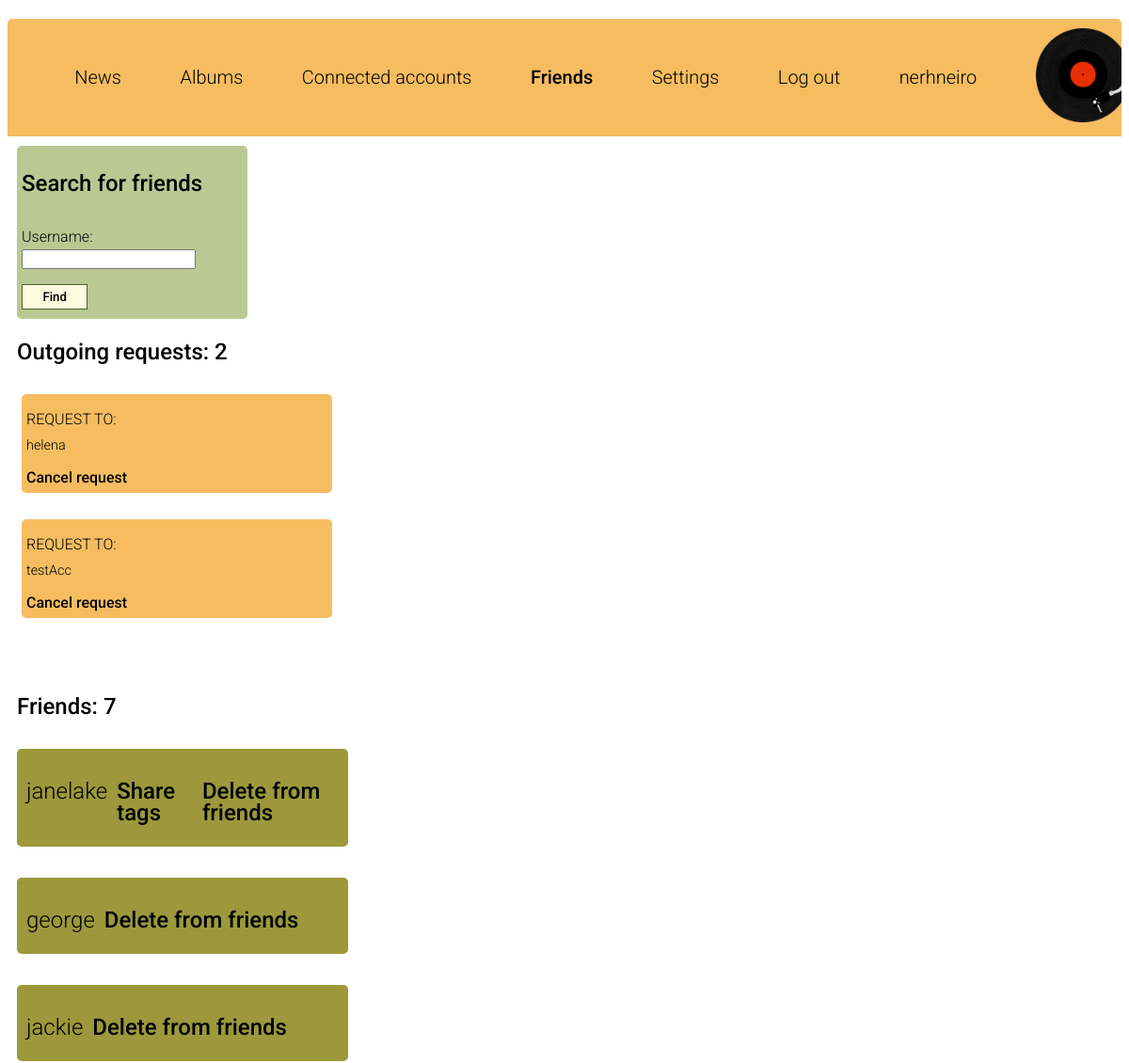
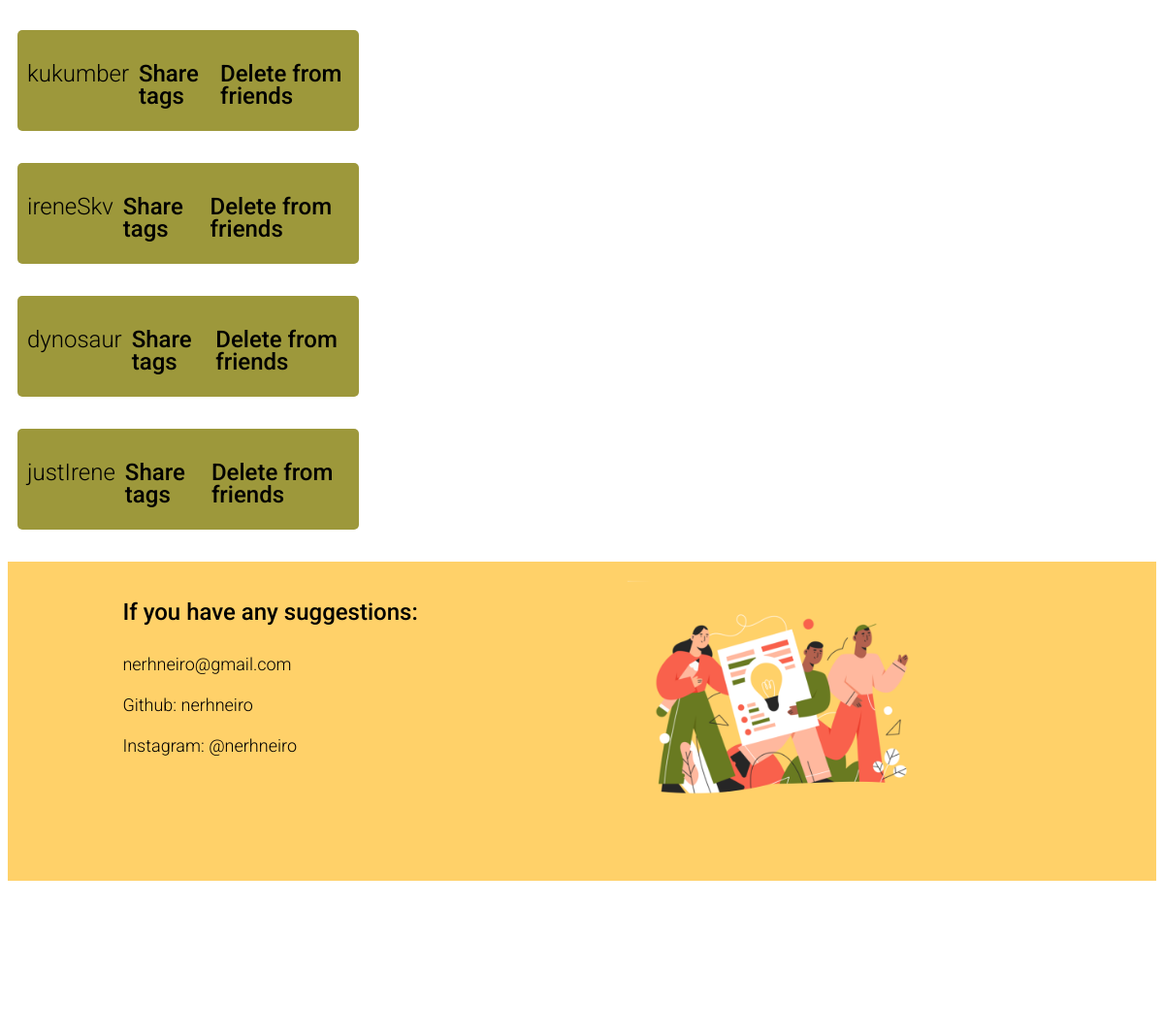
Screenshot of /friends/ (signed in) with the database file from the repository (2 pictures, top to bottom).
### authapp/models.py (models this page shows)
class SiteUser(AbstractUser):
    avatar = models.ImageField(upload_to='users_avatars', blank=True)
    age = models.PositiveIntegerField(verbose_name='age', null=True, blank=True)
    albums = models.ManyToManyField(Album, verbose_name='albums', blank=True, related_name='album_users')
    email = models.EmailField(unique=True, verbose_name='email')
    country = models.CharField(max_length=128, blank=True, null=True, verbose_name='country')
    passwordYM = models.CharField(max_length=1024, blank=True, verbose_name='Yandex Music password')
    emailYM = models.EmailField(max_length=128, null=True, blank=True, verbose_name='yandex Music email')
    passwordSP = models.CharField(max_length=1024, null=True, blank=True, verbose_name='Spotify password')
    idSP = models.CharField(max_length=1024, blank=True, verbose_name='Spotify user id')
    clientIdSP = models.CharField(max_length=1024, blank=True, verbose_name='Spotify client id project')
    clientSecretSP = models.CharField(max_length=1024, null=True, blank=True, verbose_name="Client secret Spotify project")
    tokenAccessSP = models.CharField(max_length=1024, null=True, blank=True, verbose_name='Spotify access token')
    tokenRefreshSP = models.CharField(max_length=1024, null=True, blank=True, verbose_name='Spotify refresh token')
    tokenReserveSP = models.CharField(max_length=1024, null=True, blank=True, verbose_name='Spotify reserve token')
    codeSP = models.CharField(max_length=1024, null=True, blank=True, verbose_name='Spotify code')
    redirectUriSP = models.CharField(max_length=1024, null=True, blank=True, verbose_name='Spotify redirect uri project')
    emailSP = models.EmailField(max_length=128, null=True, blank=True, verbose_name='Spotify email')
    passwordVK = models.CharField(max_length=1024, blank=True, verbose_name='VK password')
    idVK = models.CharField(max_length=1024, blank=True, verbose_name='VK id')
    tokenVK = models.CharField(max_length=1024, blank=True, verbose_name='VK token')
    emailVK = models.EmailField(max_length=128, blank=True, verbose_name='VK email')
    numberVK = models.PositiveIntegerField(verbose_name='VK number', null=True, blank=True)
    friends = models.ManyToManyField("SiteUser", blank=True, related_name="friend_to")
    friendRequests = models.ManyToManyField("FriendRequest", blank=True, related_name="to_this_user")

class FriendRequest(models.Model):
    user_from = models.ForeignKey("SiteUser", null=True, verbose_name='request from', on_delete=models.CASCADE, related_name='user_from')
    user_to = models.ForeignKey("SiteUser", null=True, verbose_name='request to', on_delete=models.CASCADE, related_name='user_to')
    accepted = models.BooleanField(default=False, verbose_name='friend request accepted')

### mainapp/views.py (the view, shortened to what this page needs)
# urls.py: path('friends/', mainapp.friends, name='friends'),
def friends(request):
    friendRequests = []
    friends_found = []
    outgoingRequests = []
    unacceptedRequests = []
    tagShareRequestsUnaccepted = []
    tagShareRequestsSent = []
    createdTags = []
    if request.user.is_authenticated:
        authenticated = True
        username = request.user.username
        log_link = 'auth:logout'
        log_message = 'Log out'
        friends = request.user.friends.all()
        tagShareReqUnaccepted = TagShareRequest.objects.filter(user_to_pk=request.user.pk)
        tagShareReqSent = TagShareRequest.objects.filter(user_from_pk=request.user.pk)
        unacceptedRequests = FriendRequest.objects.all().filter(user_to=request.user)
        createdTags = Tag.objects.filter(user_pk=request.user.pk, user_from_pk=request.user.pk)
        for req in tagShareReqUnaccepted:
            tagShareRequestsUnaccepted.append(tagShareRequestClass(user_to_pk=req.user_to_pk, user_from_pk=req.user_from_pk, tags=req.tags.all(), pk=req.pk))
        for req in tagShareReqSent:
            tagShareRequestsSent.append(tagShareRequestClass(user_to_pk=req.user_to_pk, user_from_pk=req.user_from_pk, tags=req.tags.all(), pk=req.pk))
        if request.method == "POST":
            form = friendRequestForm(request.POST)
            if form.is_valid():
                friends_username = form.cleaned_data['friend_name']
                friends_found = SiteUser.objects.all().filter(username__contains=friends_username).exclude(username=request.user.username).exclude(friend_to=request.user)
                if len(friends_found) > 5:
                    friends_found = friends_found[:5]
        else:
            form = friendRequestForm()
        outgoingRequests = FriendRequest.objects.all().filter(user_from=request.user)
        friendReq = FriendRequest.objects.all().filter(user_to=request.user)
        for i in range(0, len(friendReq)):
            friendRequests.append(friendReq[i])
    context = {
        'authenticated': authenticated,
        'log_message': log_message,
        'log_link': log_link,
        'username': username,
        'friends_found': friends_found,
        'form': form,
        'friendRequests': friendRequests,
        'friends': friends,
        'tagShareRequestsSent': tagShareRequestsSent,
        'tagShareRequestsUnaccepted': tagShareRequestsUnaccepted,
        'unacceptedRequests': unacceptedRequests,
        'outgoingRequests': outgoingRequests,
        'createdTags': createdTags,
    }
    return render(request, 'mainapp/friends.html', context)

### mainapp/forms.py
class friendRequestForm(forms.Form):
    friend_name = forms.CharField(label="Username", max_length=128)

### mainapp/templates/mainapp/friends.html (shortened to what this page needs)
{% extends 'mainapp/base.html' %}
{% load static %}
{%  block menu %}
    <div class="menu">
       <div class="menu-elements">
        <ul class="menu-list">
            <li class="menu-element"><a class="menu-element-href" href="{% url 'mainapp:main' %}">News</a></li>
            <li class="menu-element"><a class="menu-element-href" href="{% url 'mainapp:playlists' %}">Albums</a></li>
            <li class="menu-element"><a class="menu-element-href" href="{% url 'mainapp:accounts' %}">Connected accounts</a></li>
            {% if authenticated %} <li class="menu-element"><a class="menu-element-pressed" href="{% url 'mainapp:friends' %}">Friends</a></li> {% endif %}
            <li class="menu-element"><a href="{% url 'auth:edit' %}"  class="menu-element-href">Settings</a></li>
            <li class="log-out-element"><a class="menu-element-href" href="{% url 'auth:logout' %}">{{ log_message}}</a></li>
            {% if username != '' %}<li class="menu-element-name"><a href="{% url 'mainapp:account' %}">{{ username }}</a></li>
            {% endif %}
            <li class="photo-element"><a href="{% url 'mainapp:account' %}" ><img src="{% static 'img/gramophone.png' %}" alt="photo"></a></li>
        </ul>
    </div>
    </div>
{%  endblock %}
{%  block content %}
    <div class="friends-page-main">
    <div class="friends-search-form-block">
        <p class="friends-page-main-header">Search for friends</p>
    <form class="friends_form" method="post" action="{% url 'mainapp:friends' %}">
    {{ form.as_p }}
    <button class="friends-button" name="find">Find</button>
    </form>
    </div>
    {% if outgoingRequests|length > 0 %} <p class="friends-page-main-header">Outgoing requests: {{ outgoingRequests|length }}</p> {% endif %}
    {% for i in outgoingRequests %}
        <div class="outgoingRequests-block">
        <p>REQUEST TO: <p class="friend-username"> {{ i.user_to }} </p></p>
        <a class='friend-button' href="{% url "mainapp:cancelFriendRequest" i.user_to.pk %}">Cancel request</a>
        </div>
        <br>
    {% endfor %}
    <br>
    <br>
    {% if friends|length > 0 %} <p class="friends-page-main-header">Friends: {{ friends|length }}</p> {% endif %}
    {% for friend in friends %}
        <div class="friend-block">
        <div class="friend-block-inside">
        <p class="friend-block-inside-name">{{ friend.username }}</p>
           {% if friend.passwordYM !=  '' and friend.passwordYM != None and createdTags|length > 0 or friend.clientIdSP != '' and friend.clientIdSP != None and createdTags|length > 0 %} <p class="friend-block-inside-p-button"><a class='friend-button' href="{% url 'mainapp:shareTags' friend.pk %}">Share tags</a></p>
               {% endif %} <p class="friend-block-inside-p-button"><a class='friend-button' href="{% url 'mainapp:deleteFriend' friend.pk %}">Delete from friends</a></p>
        </div>
        </div>
    {% endfor %}
    </div>
{%  endblock %}
{%  block footer %}
    <div class="footer">
    <div class="footer-inside">
    <div class="contacts">
        <p class="contacts-p">If you have any suggestions:</p>
        <p class="contacts-gmail">nerhneiro@gmail.com</p>
        <p class="contacts-github">Github: nerhneiro</p>
        <p class="contacts-ig">Instagram: @nerhneiro</p>
    </div>
    </div>
    </div>
{% endblock %}

### mainapp/templates/mainapp/base.html (shortened to what this page needs)
{% load static %}
<!DOCTYPE html>
<html lang="en">
<head>
    {% block css %}
    <link rel="stylesheet" type="text/css" href="{% static 'css/main.css' %} ">
    {% endblock %}
</head>
<body>
{%  block menu %}
{% endblock %}
        {% block content %}
        {% endblock %}
{%  block footer %}
{% endblock %}
</body>
</html>

### static/css/main.css (style rules this page uses)
.menu-list { display: flex; width: 100%; padding-top: 10px; font-size: 2.5vh; }
.menu-element { float: left; }
.menu-elements { display: inline-block; width: 100%; }
.menu { width: 100%; padding-bottom: 10px; background-color: #f6bd60; border-top-left-radius: 5px; border-top-right-radius: 5px; }
ul, li { display: block; margin: auto; }
.menu-element-pressed { color: black; text-decoration: none; font-family: 'Roboto'; line-height: 23px; font-weight: 500; }
.menu-element-href { color: black; text-decoration: none; font-family: 'Roboto'; font-weight: 300; line-height: 23px; letter-spacing: 0em; text-align: left; }
.menu-element-name { color: black; font-family: 'Roboto'; font-size: 2.5vh; font-weight: 300; line-height: 23px; letter-spacing: 0em; text-align: left; }
.menu-element-name a { text-decoration: none; color: black; font-family: 'Roboto'; font-weight: 300; line-height: 23px; letter-spacing: 0em; }
.menu { margin-top: 12px; }
.log-out-element { float: right; }
.photo-element { float: right; vertical-align: center; }
.photo-element img { height: 100px; }
html, body { max-width: 100%; overflow-x: hidden; }
.footer { height: 30em; background-image: url("../../static/img/idea-background.png"); width: 100%; background-size: 100%; background-repeat: no-repeat; }
.footer-inside { width: 80%; margin: auto; }
.contacts { padding-top: 10px; color: black; font-family: 'Roboto'; line-height: 12px; font-weight: 300; }
.contacts-p { color: black; font-family: 'Roboto'; font-size: 2vw; line-height: 3vw; font-weight: 500; }
.contacts-github { font-size: 1.5vw; line-height: 2vw; }
.contacts-gmail { font-size: 1.5vw; line-height: 2vw; }
.contacts-ig { font-size: 1.5vw; line-height: 2vw; }
.friend-block { background-color: #9d983b; width: 30%; min-height: 50px; margin-top: 10px; padding-top: 10px; margin-bottom: 10px; color: black; font-family: 'Roboto'; font-size: 1.5em; line-height: 23px; font-weight: 300; margin-bottom: 33px; vertical-align: center; border-radius: 5px; }
.friend-block-inside { display: flex; }
.friend-block-inside-name { flex-direction: row; margin-right: 10px; margin-left: 10px; }
.friend-block-inside-p-button { margin-right: 10px; }
.outgoingRequests-block { width: 20em; background-color: #f6bd60; margin: 5px; padding: 5px; border-radius: 5px; }
.outgoingRequests-block p { color: black; font-family: 'Roboto'; line-height: 12px; font-weight: 300; }
.friends-page-main-header { color: black; font-family: 'Roboto'; font-size: 1.5em; line-height: 23px; font-weight: 500; margin-bottom: 33px; }
.friends-page-main { padding-left: 10px; }
.friend-button { color: black; font-family: 'Roboto'; font-size: 1em; line-height: 23px; font-weight: 500; margin-bottom: 33px; text-decoration: none; }
.friends-search-form-block { margin-top: 10px; padding: 5px; padding-bottom: 10px; width: 20%; background-color: #BBC893; border-radius: 5px; }
.friends-search-form-block form { color: black; font-family: 'Roboto'; line-height: 23px; font-weight: 300; }
.friends-search-form-block button { color: black; font-family: 'Roboto'; line-height: 23px; font-weight: 500; }
.friends-button { width: 30%; border: #49632C solid 1px; background-color: #FEFAE0; }
.friend-username { flex-direction: row; color: black; font-family: 'Roboto'; font-size: 1.2vw; }

### rows the page displays
SiteUser: username "nerhneiro"
FriendRequest: user_to "helena"
FriendRequest: user_to "testAcc"
SiteUser: username "janelake", shows "Share tags"
SiteUser: username "george"
SiteUser: username "jackie"
SiteUser: username "kukumber", shows "Share tags"
SiteUser: username "ireneSkv", shows "Share tags"
SiteUser: username "dynosaur", shows "Share tags"
SiteUser: username "justIrene", shows "Share tags"

### other values shown
{{ log_message }} "Log out"
{{ outgoingRequests|length }} "2"
{{ friends|length }} "7"
